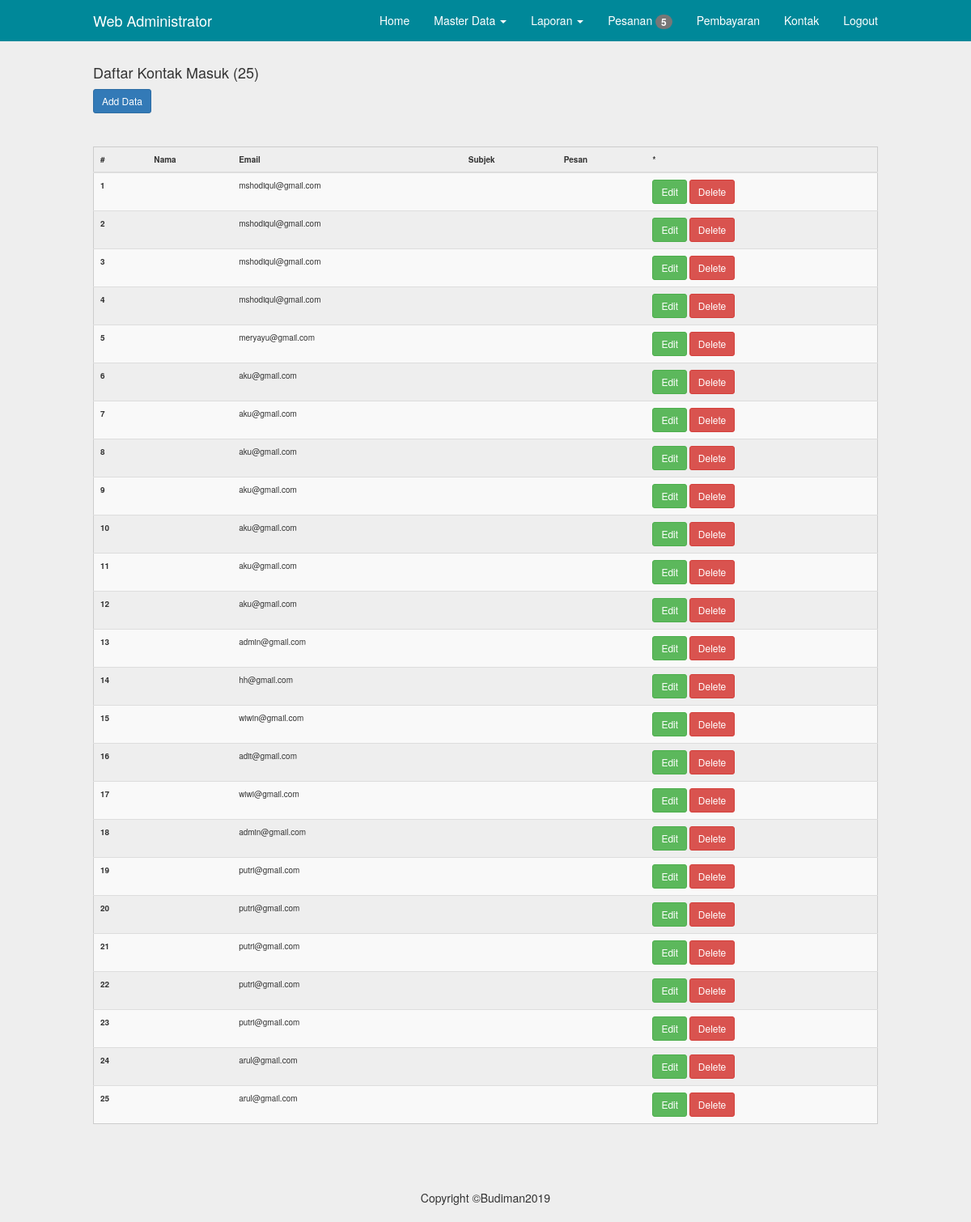
The app's page /admin/kontak.php (signed in) with its own data.
### tables this page shows
CREATE TABLE IF NOT EXISTS `kontak` (
`id` int(11) NOT NULL,
  `nama` varchar(50) NOT NULL,
  `email` varchar(100) NOT NULL,
  `subjek` varchar(200) NOT NULL,
  `pesan` text NOT NULL
);

### inc/config.php (called while the page is built, shortened)
<?php
	$no = 1;
?>

### admin/kontak.php (the view, shortened to what this page needs)
<?php
	include"../inc/config.php";
	include"inc/header.php";
?>
	<div class="container">
		<?php
			$q = mysql_query("select*from kontak");
			$j = mysql_num_rows($q);
		?>
		<h4>Daftar Kontak Masuk (<?php echo ($j>0)?$j:0; ?>)</h4>
		<a class="btn btn-sm btn-primary" href="kontak.php?act=create">Add Data</a>
		<hr>
		<table class="table table-striped table-hove">
			<thead>
				<tr>
					<th>#</th>
					<th>Nama</th>
					<th>Email</th>
					<th>Subjek</th>
					<th>Pesan</th>
					<th>*</th>
				</tr>
			</thead>
			<tbody>
		<?php while($data=mysql_fetch_object($q)){ ?>
				<tr>
					<th scope="row"><?php echo $no++; ?></th>
					<td><?php echo $data->nama ?></td>
					<td><?php echo $data->email ?></td>
					<td><?php echo $data->subjek ?></td>
					<td><?php echo $data->pesan ?></td>
					<td>
						<a class="btn btn-sm btn-success" href="kontak.php?act=edit&&id=<?php echo $data->id ?>">Edit</a>
						<a class="btn btn-sm btn-danger" href="kontak.php?act=delete&&id=<?php echo $data->id ?>">Delete</a>
					</td>
				</tr>
		<?php } ?>
			</tbody>
		</table>
    </div>
<?php include"inc/footer.php"; ?>

### assets/css/navbar-fixed-top.css (style rules this page uses)
body { padding-top: 70px; }

### assets/css/style.css (style rules this page uses)
@media (min-width: 768px) { .container { width: 750px; } }
@media (min-width: 992px) { .container { width: 970px; } }
@media (min-width: 1200px) { .container { width: 1000px; } }
.table { border:1px solid#CCC; }
table td, table th { padding:10px; font-size: 10px; }
* { transition: all 200ms ease-in-out; }
body { background-color: #EEE; }

### records on screen
kontak: email "mshodiqul@gmail.com"
kontak: email "mshodiqul@gmail.com"
kontak: email "mshodiqul@gmail.com"
kontak: email "mshodiqul@gmail.com"
kontak: email "meryayu@gmail.com"
kontak: email "aku@gmail.com"
kontak: email "aku@gmail.com"
kontak: email "aku@gmail.com"
kontak: email "aku@gmail.com"
kontak: email "aku@gmail.com"
kontak: email "aku@gmail.com"
kontak: email "aku@gmail.com"
kontak: email "admin@gmail.com"
kontak: email "hh@gmail.com"
kontak: email "wiwin@gmail.com"
kontak: email "adit@gmail.com"
kontak: email "wiwi@gmail.com"
kontak: email "admin@gmail.com"
kontak: email "putri@gmail.com"
kontak: email "putri@gmail.com"
kontak: email "putri@gmail.com"
kontak: email "putri@gmail.com"
kontak: email "putri@gmail.com"
kontak: email "arul@gmail.com"
kontak: email "arul@gmail.com"

### other values on screen
$totalUnRead "5"
$j "25"
